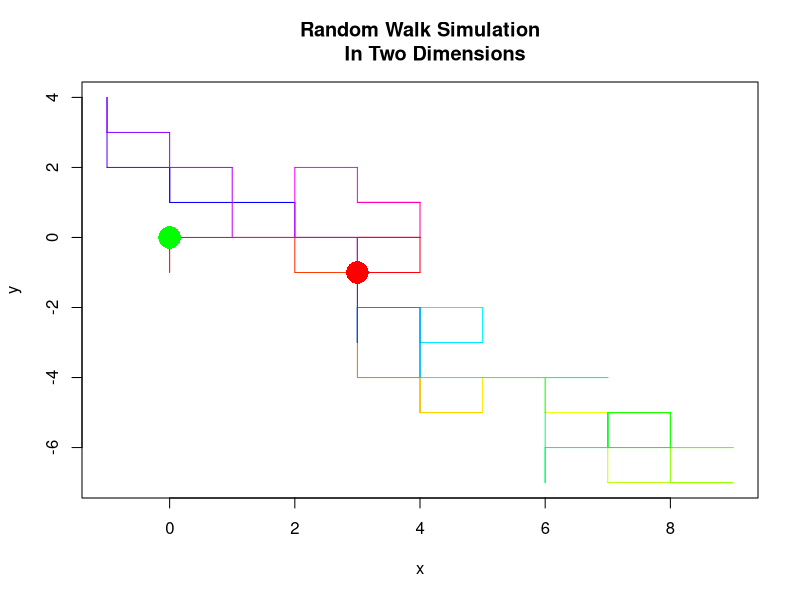

This figure's R source:
# this is taken from <https://stat.ethz.ch/pipermail/r-help/2010-December/261947.html>

# compute path
n <- 100
rw <- matrix(0, ncol = 2, nrow = n)
# generate the indices to set the deltas
indx <- cbind(seq(n), sample(c(1, 2), n, TRUE))

# now set the values
rw[indx] <- sample(c(-1, 1), n, TRUE)
# cumsum the columns
rw[, 1] <- cumsum(rw[, 1])
rw[, 2] <- cumsum(rw[, 2])

plot(0,type="n",xlab="x",ylab="y",main="Random Walk Simulation
     In Two Dimensions",col=1:10,xlim=range(rw[,1]),ylim=range(rw[,2]))

# use 'segments' to color each path
segments(head(rw[, 1], -1)
         , head(rw[, 2], -1)
         , tail(rw[, 1], -1)
         , tail(rw[, 2], -1)
         , col = rainbow(nrow(rw) -1)  # a range of colors
)

end<-cbind(rw[n,1],rw[n,2])
start<-cbind(0,0)

points(start,pch=16,col="green", cex = 3)
points(end,pch=16,col="red", cex = 3)

